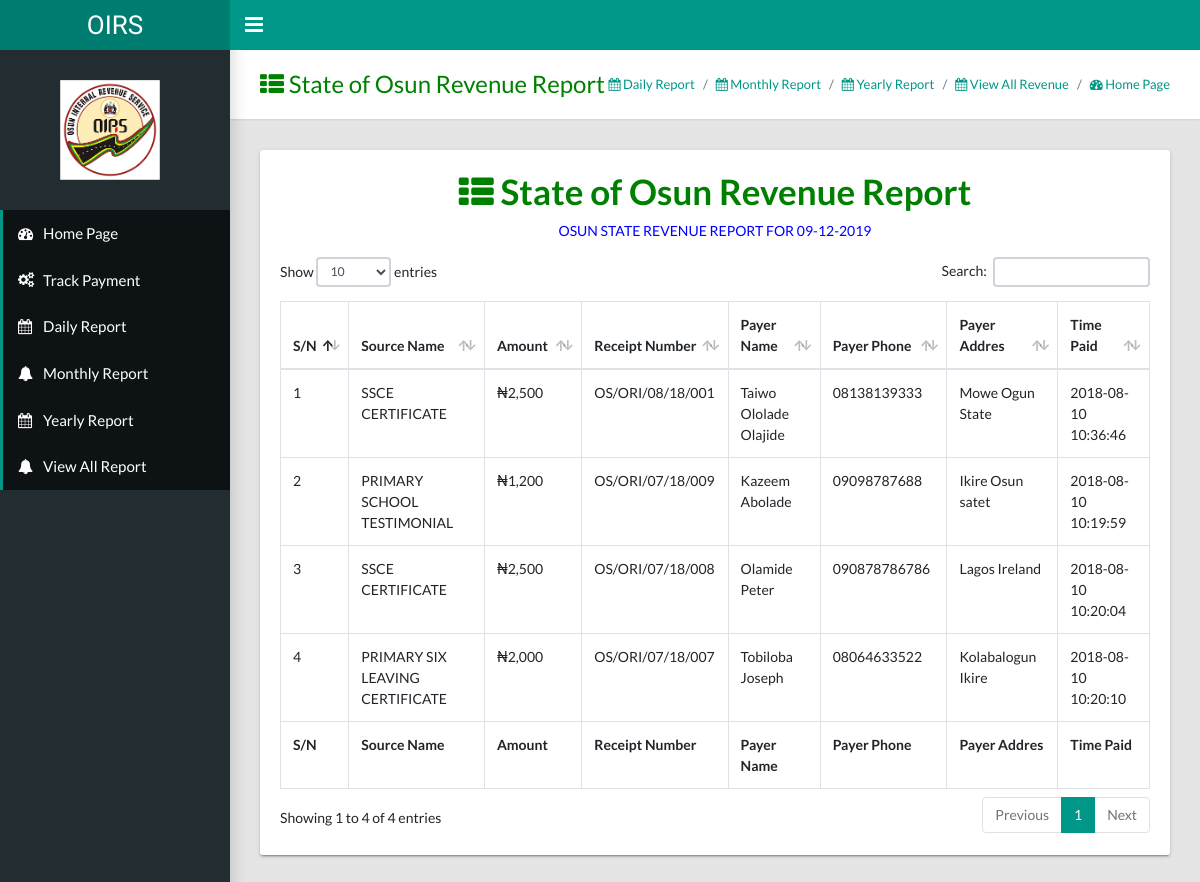
The app's page /daily-report.php with its own data.
### tables this page shows
CREATE TABLE `state_revenue` (
  `revenue_id` int(255) NOT NULL,
  `local_govt_id` int(255) NOT NULL,
  `staff_number` varchar(255) NOT NULL,
  `source_id` int(255) NOT NULL,
  `payer_name` varchar(255) NOT NULL,
  `payer_phone` varchar(255) NOT NULL,
  `payer_address` text NOT NULL,
  `reciept_number` varchar(255) NOT NULL,
  `today` varchar(255) NOT NULL,
  `rev_month` varchar(255) NOT NULL,
  `year` varchar(255) NOT NULL,
  `time_added` timestamp NOT NULL DEFAULT current_timestamp() ON UPDATE current_timestamp()
);

CREATE TABLE `source_revenue` (
  `source_id` int(255) NOT NULL,
  `source_name` varchar(255) NOT NULL,
  `ministry_id` int(255) NOT NULL,
  `revenue_amount` varchar(255) NOT NULL,
  `time_added` timestamp NOT NULL DEFAULT current_timestamp() ON UPDATE current_timestamp()
);

### admin/ict-department/libs_dev/revenue/revenue_class.php (called while the page is built, shortened)
<?php
	class sourcesOfRevenue
	{
		public $db;
		function __construct($db)
		{
			$this->db=$db;
		}
		public function seeRevenueourceID($source_id)
		{
			try {
				$checkRev= $this->db->prepare("SELECT * FROM source_revenue WHERE source_id=:source_id");
				$arrCheckRev = array(':source_id'=>$source_id);
				$checkRev->execute($arrCheckRev);
				$roll = $checkRev->fetch();
				return $roll;
			}catch(PDOException $e){
				$_SESSION['error']= $e->getMessage();
				return false;
			}
		}
	}
?>

### daily-report.php (the view, shortened to what this page needs)
<?php
    require 'header.php';
    require 'side-bar.php';
    require 'admin/ict-department/libs_dev/revenue/revenue_class.php';
    $revSouceing = new sourcesOfRevenue($db);
?>
<main class="app-content">
    <div class="app-title">
        <div>
            <h1 style="color: green"><i class="fa fa-th-list"></i> State of Osun Revenue Report</h1>
        </div>
        <ul class="app-breadcrumb breadcrumb side">
            <li class="breadcrumb-item active"><a href="daily-report.php"><i class="fa fa-calendar"></i> Daily Report  </a></li>
            <li class="breadcrumb-item active"><a href="monthly-report.php"><i class="fa fa-calendar"></i> Monthly Report  </a></li>
            <li class="breadcrumb-item active"><a href="yearly-report.php"><i class="fa fa-calendar"></i> Yearly Report  </a></li>
            <li class="breadcrumb-item active"><a href="view-all-revenue.php"><i class="fa fa-calendar"></i> View All Revenue  </a></li>
            <li class="breadcrumb-item"><a href="./"><i class="fa fa-dashboard"></i> Home Page</a></li>
        </ul>
    </div>
    <div class="row">
        <div class="col-md-12">
            <div class="col-md-12">
            </div>
            <div class="tile">
                <div class="tile-body"><?php
                    $day = date("d");
                    $min = $db->prepare("SELECT * FROM state_revenue WHERE today=:day ORDER BY revenue_id DESC");
                    $arrMin = array(':day'=>$day);
                    $min->execute($arrMin);
                    if($min->rowCount()==0){ ?>
                        <h5><p style="color: red"  align="center">The Revenue Report For <?php echo date("d") ?> is Empty</p></h5><?php
                    }else{ ?>
                        <div align="center">
                            <h1 style="color: green"><i class="fa fa-th-list"></i> State of Osun Revenue  Report</h1>
                            <p style="color: blue">OSUN STATE REVENUE REPORT FOR <?php echo date("d-m-Y"); ?></p>
                        </div>
                        <table class="table table-hover table-bordered" id="sampleTable">
                            <thead>
                                <tr>
                                    <th>S/N</th>
                                    <th>Source Name</th>
                                    <th>Amount</th>
                                    <th>Receipt Number</th>
                                    <th>Payer Name</th>
                                    <th>Payer Phone</th>
                                    <th>Payer Addres</th>
                                    <th>Time Paid</th>
                                </tr>
                            </thead>
                            <tfoot>
                                <tr>
                                    <th>S/N</th>
                                    <th>Source Name</th>
                                    <th>Amount</th>
                                    <th>Receipt Number</th>
                                    <th>Payer Name</th>
                                    <th>Payer Phone</th>
                                    <th>Payer Addres</th>
                                    <th>Time Paid</th>
                                </tr>
                            </tfoot>
                            <tbody><?php
                                $y=1;
                                while($see_report = $min->fetch()){
                                    $source_id = $see_report['source_id'];
                                    $sourceDetails = $revSouceing->seeRevenueourceID($source_id);
                                    $local_govt_code = $localDetails['local_govt_code']; ?>
                                    <tr>
                                        <td><?php echo $y ?></td>
                                        <td><?php echo $revenue_source_name= $sourceDetails['source_name']; ?></td>
                                        <td>&#8358;<?php echo number_format($sourceDetails['revenue_amount'])?></td>
                                        <td><?php echo $see_report['reciept_number']; ?></td>
                                        <td><?php echo $see_report['payer_name']; ?></td>
                                        <td><?php echo $see_report['payer_phone']; ?></td>
                                        <td><?php echo $see_report['payer_address']; ?></td>
                                        <td><?php echo $see_report['time_added']; ?></td>
                                    </tr><?php
                                    $y++;
                                }
                                 ?>
                            </tbody>
                        </table>
                        <?php
                    } ?>
                </div>
            </div>
        </div>
    </div>
</main>
<?php
require 'admin/table-footer.php';
require 'admin//alert.php'; ?>

### records on screen
state_revenue: source.source_name "SSCE CERTIFICATE", source.revenue_amount "2,500", reciept_number "OS/ORI/08/18/001", payer_name "Taiwo Ololade Olajide", payer_phone "08138139333", payer_address "Mowe Ogun State", time_added "2018-08-10 10:36:46"
state_revenue: source.source_name "PRIMARY SCHOOL TESTIMONIAL", source.revenue_amount "1,200", reciept_number "OS/ORI/07/18/009", payer_name "Kazeem Abolade", payer_phone "09098787688", payer_address "Ikire Osun satet", time_added "2018-08-10 10:19:59"
state_revenue: source.source_name "SSCE CERTIFICATE", source.revenue_amount "2,500", reciept_number "OS/ORI/07/18/008", payer_name "Olamide Peter", payer_phone "090878786786", payer_address "Lagos Ireland", time_added "2018-08-10 10:20:04"
state_revenue: source.source_name "PRIMARY SIX LEAVING CERTIFICATE", source.revenue_amount "2,000", reciept_number "OS/ORI/07/18/007", payer_name "Tobiloba Joseph", payer_phone "08064633522", payer_address "Kolabalogun Ikire", time_added "2018-08-10 10:20:10"
